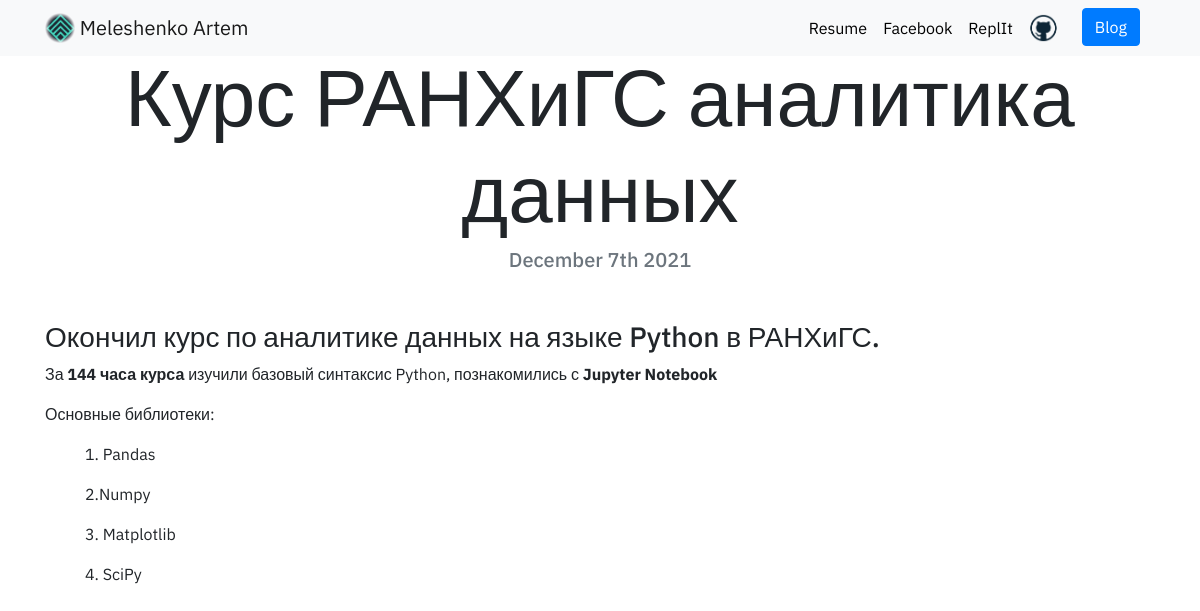
Page /blog/7/ on the committed database.
### blog/models.py (models this page shows, shortened)
class Blog(models.Model):
    title = models.CharField(max_length=200)
    date = models.DateField()
    description = models.TextField()

### blog/views.py (the view)
# urls.py: path('<int:blog_id>/', views.detail, name='detail'),
def detail(request, blog_id):
    blog = get_object_or_404(Blog, pk=blog_id)
    return render(request, 'blog/detail.html', {'blog':blog})

### blog/templates/blog/detail.html
{% extends "portfolio/base.html" %}
{% load static %}
{% block content %}
<h1 class="text-center mt-5" id="blogdetailtitle">{{ blog.title }}</h1>
<h5 class="text-center text-muted mb-5">{{ blog.date|date:'F jS Y' }}</h5>
<div class="container">
    {{ blog.description|safe }}
</div>
{% endblock %}

### portfolio/static/portfolio/custom.css (style rules this page uses)
body { font-family: 'IBM Plex Sans', sans-serif; }
@media (min-width: 992px) { #blogdetailtitle { font-size: 5rem; } }

### rows in the picture
Blog: title "Курс РАНХиГС аналитика данных", date "December 7th 2021", description "Окончил курс по аналитике данных на языке Python в РАНХиГС. За 144 часа курса изучили базовый синтаксис Python, познакомились с Jupyter Notebook Основные библиотеки: 1. Pandas 2.Numpy 3. Matplotlib 4. SciPy"
